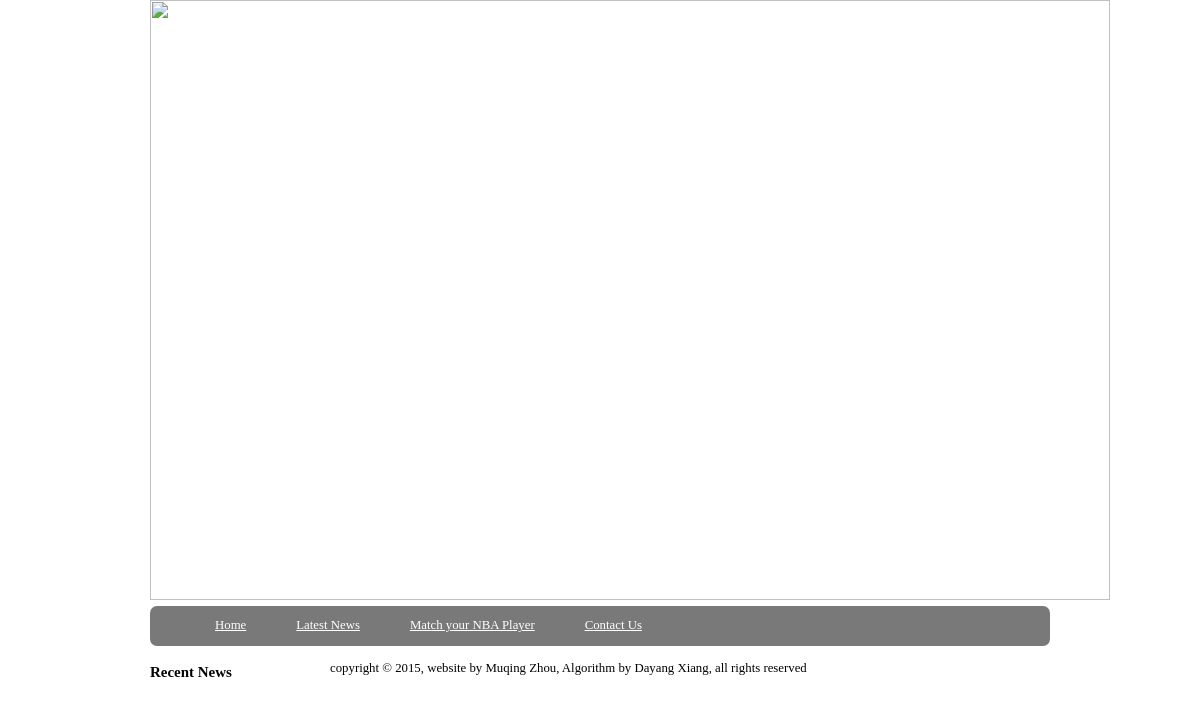
/nbamatch/newslist/, run on an earlier commit of the app's database.
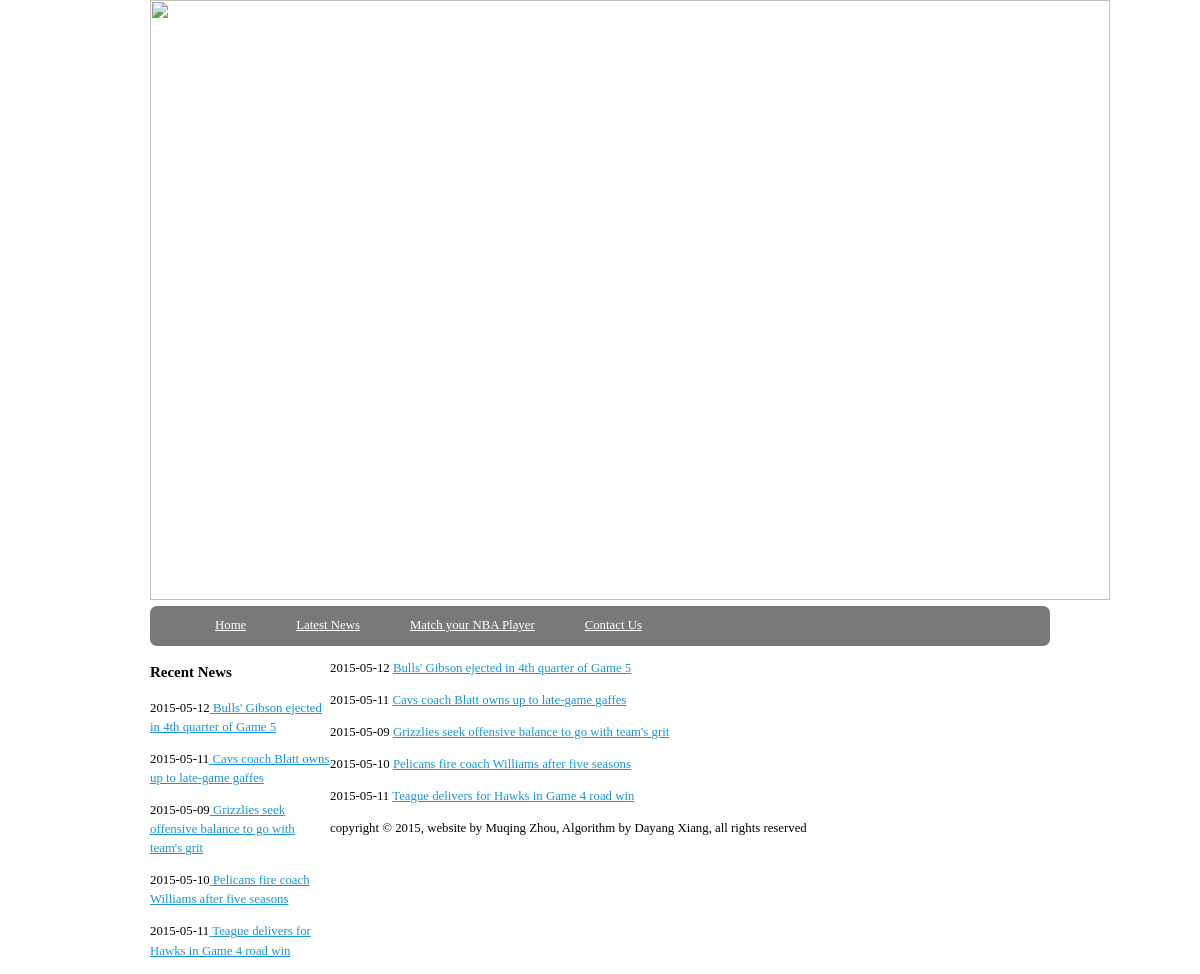
And on a later commit of the database.
### nbamatch/models.py (models this page shows, shortened)
class Post(models.Model):
	title = models.CharField(max_length = 140)
	body = models.TextField()
	date = models.DateTimeField()

### nbamatch/templates/posttitleslist.html
{%  extends "base.html" %}
{%  block content %}
    <aside class="sideInfo">
    	<article>
    		<h3>Recent News</h3>
    		{% for post in object_list%}
    		<p>{{ post.date|date:"Y-m-d" }}<a href="/nbamatch/{{post.id}}"> {{ post.title }}</a></p>
    		{% endfor %}
    	</article>
    </aside>
{%  for post in object_list %}
<p>{{ post.date | date:"Y-m-d" }} <a href = "/nbamatch/{{post.id}}">{{ post.title }}</a></p>
{% endfor %}
{% endblock %}

What changed in the data, as far as the page shows it:
added Post: date "2015-05-12", title "Bulls' Gibson ejected in 4th quarter of Game 5"
added Post: date "2015-05-11", title "Cavs coach Blatt owns up to late-game gaffes"
added Post: date "2015-05-09", title "Grizzlies seek offensive balance to go with team's grit"
added Post: date "2015-05-10", title "Pelicans fire coach Williams after five seasons"
added Post: date "2015-05-11", title "Teague delivers for Hawks in Game 4 road win"
